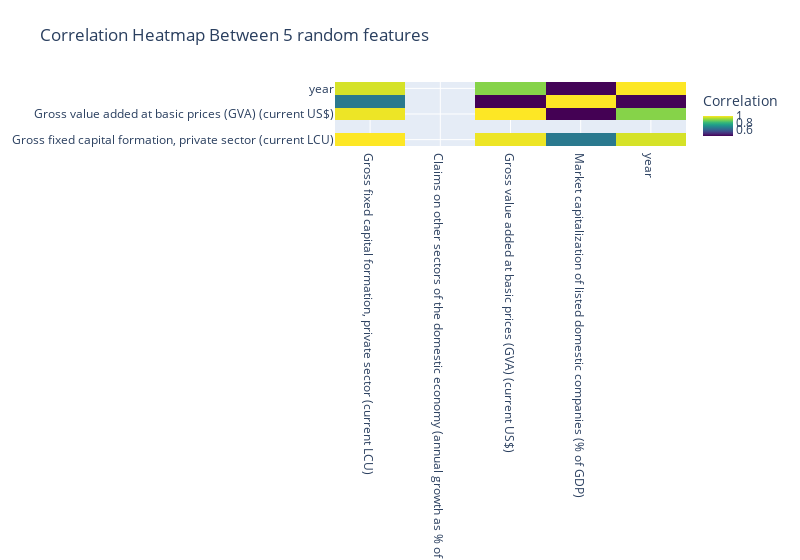

The notebook cell this image was saved under:
### Code cell
import random
import plotly.graph_objects as go

# Function to create a square correlation heatmap with 'Year' on both axes
def create_square_correlation_heatmap(data):
    # Randomly select 4 additional columns, excluding 'Year'
    columns_to_include = random.sample([col for col in data.columns if col != "Year"], 4)
    columns_to_include.append("year")

    # Extract the selected columns from the DataFrame
    selected_data = data[columns_to_include]

    # Compute the correlation matrix
    correlation_matrix = selected_data.corr()

    # Create a square heatmap using Plotly
    fig = go.Figure(data=go.Heatmap(
        z=correlation_matrix.values,
        x=correlation_matrix.columns,
        y=correlation_matrix.columns,
        colorscale='Viridis',  # You can change the colorscale
        colorbar=dict(title='Correlation')
    ))

    # Set the title for the plot
    fig.update_layout(title="Correlation Heatmap Between 5 random features")

    # Set the width of the plot
    fig.update_layout(width=800)  # Adjust the width as needed

    # Show the plot
    fig.show()

# Create a square correlation heatmap with 'Year' on both axes
create_square_correlation_heatmap(india_data)

### Figure 1 — Plotly figure (JSON) as saved in the notebook; plotly's stock layout.template omitted (floating-point values rounded to 4 significant figures)
{"data": [{"colorbar": {"title": {"text": "Correlation"}}, "colorscale": [[0, "#440154"], [0.1111, "#482878"], [0.2222, "#3e4989"], [0.3333, "#31688e"], [0.4444, "#26828e"], [0.5556, "#1f9e89"], [0.6667, "#35b779"], [0.7778, "#6ece58"], [0.8889, "#b5de2b"], [1, "#fde725"]], "type": "heatmap", "x": ["Gross fixed capital formation, private sector (current LCU)", "Claims on other sectors of the domestic economy (annual growth as % of broad money)", "Gross value added at basic prices (GVA) (current US$)", "Market capitalization of listed domestic companies (% of GDP)", "year"], "y": ["Gross fixed capital formation, private sector (current LCU)", "Claims on other sectors of the domestic economy (annual growth as % of broad money)", "Gross value added at basic prices (GVA) (current US$)", "Market capitalization of listed domestic companies (% of GDP)", "year"], "z": [[1, null, 0.9857, 0.6501, 0.964], [null, null, null, null, null], [0.9857, null, 1, 0.413, 0.8919], [0.6501, null, 0.413, 1, 0.4179], [0.964, null, 0.8919, 0.4179, 1]]}], "layout": {"title": {"text": "Correlation Heatmap Between 5 random features"}, "width": 800}}
